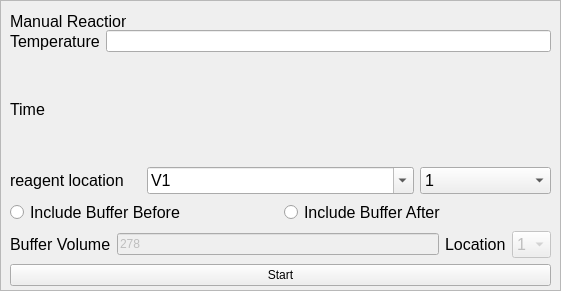
     <widget class="QFrame" name="frame_4">
      <property name="geometry">
       <rect>
        <x>10</x>
        <y>430</y>
        <width>561</width>
        <height>291</height>
       </rect>
      </property>
      <property name="frameShape">
       <enum>QFrame::StyledPanel</enum>
      </property>
      <property name="frameShadow">
       <enum>QFrame::Raised</enum>
      </property>
      <widget class="QLabel" name="Manualreactionlabel">
       <property name="geometry">
        <rect>
         <x>10</x>
         <y>10</y>
         <width>116</width>
         <height>22</height>
        </rect>
       </property>
       <property name="font">
        <font>
         <pointsize>12</pointsize>
        </font>
       </property>
       <property name="text">
        <string>Manual Reaction</string>
       </property>
      </widget>
      <widget class="QWidget" name="layoutWidget_22">
       <property name="geometry">
        <rect>
         <x>10</x>
         <y>30</y>
         <width>541</width>
         <height>256</height>
        </rect>
       </property>
       <layout class="QVBoxLayout" name="verticalLayout_12">
        <item>
         <layout class="QGridLayout" name="gridLayout_11">
          <item row="0" column="0">
           <layout class="QGridLayout" name="gridLayout_8">
            <item row="0" column="0">
             <widget class="QLabel" name="temperaturelabel">
              <property name="font">
               <font>
                <pointsize>12</pointsize>
               </font>
              </property>
              <property name="frameShape">
               <enum>QFrame::NoFrame</enum>
              </property>
              <property name="text">
               <string>Temperature</string>
              </property>
             </widget>
            </item>
            <item row="0" column="1">
             <widget class="QLineEdit" name="flUtilReactTemp"/>
            </item>
            <item row="2" column="0">
             <widget class="QLabel" name="timelabel">
              <property name="font">
               <font>
                <pointsize>12</pointsize>
               </font>
              </property>
              <property name="text">
               <string>Time</string>
              </property>
             </widget>
            </item>
           </layout>
          </item>
          <item row="1" column="0">
           <layout class="QGridLayout" name="gridLayout_10">
            <item row="0" column="0">
             <widget class="QLabel" name="Reagentlocationlabel">
              <property name="font">
               <font>
                <pointsize>12</pointsize>
               </font>
              </property>
              <property name="text">
               <string>reagent location</string>
              </property>
             </widget>
            </item>
            <item row="0" column="1" colspan="2">
             <widget class="QComboBox" name="flUtilReactValve">
              <property name="font">
               <font>
                <pointsize>12</pointsize>
               </font>
              </property>
              <property name="editable">
               <bool>true</bool>
              </property>
              <property name="currentIndex">
               <number>0</number>
              </property>
              <property name="modelColumn">
               <number>0</number>
              </property>
              <item>
               <property name="text">
                <string>V1</string>
               </property>
              </item>
              <item>
               <property name="text">
                <string>V2</string>
               </property>
              </item>
              <item>
               <property name="text">
                <string>V3</string>
               </property>
              </item>
             </widget>
            </item>
            <item row="0" column="3">
             <widget class="QComboBox" name="flUtilReactPort">
              <property name="font">
               <font>
                <pointsize>12</pointsize>
               </font>
              </property>
              <item>
               <property name="text">
                <string>1</string>
               </property>
              </item>
              <item>
               <property name="text">
                <string>2</string>
               </property>
              </item>
              <item>
               <property name="text">
                <string>3</string>
               </property>
              </item>
              <item>
               <property name="text">
                <string>4</string>
               </property>
              </item>
              <item>
               <property name="text">
                <string>5</string>
               </property>
              </item>
              <item>
               <property name="text">
                <string>6</string>
               </property>
              </item>
              <item>
               <property name="text">
                <string>7</string>
               </property>
              </item>
              <item>
               <property name="text">
                <string>8</string>
               </property>
              </item>
             </widget>
            </item>
            <item row="1" column="0" colspan="2">
             <widget class="QRadioButton" name="flUtilUseBufferBeforeRadioButton">
              <property name="font">
               <font>
                <pointsize>12</pointsize>
               </font>
              </property>
              <property name="acceptDrops">
               <bool>false</bool>
              </property>
              <property name="text">
               <string>Include Buffer Before</string>
              </property>
              <property name="checkable">
               <bool>true</bool>
              </property>
              <property name="checked">
               <bool>false</bool>
              </property>
              <property name="autoRepeat">
               <bool>true</bool>
              </property>
              <property name="autoExclusive">
               <bool>false</bool>
              </property>
             </widget>
            </item>
            <item row="1" column="2" colspan="2">
             <widget class="QRadioButton" name="flUtilUseBufferAfterRadioButton">
              <property name="font">
               <font>
                <pointsize>12</pointsize>
                <strikeout>false</strikeout>
                <kerning>true</kerning>
               </font>
              </property>
              <property name="mouseTracking">
               <bool>true</bool>
              </property>
              <property name="text">
               <string>Include Buffer After</string>
              </property>
              <property name="autoRepeat">
               <bool>true</bool>
              </property>
              <property name="autoExclusive">
               <bool>false</bool>
              </property>
             </widget>
            </item>
           </layout>
          </item>
          <item row="2" column="0">
           <layout class="QGridLayout" name="gridLayout_9">
            <item row="0" column="0">
             <widget class="QLabel" name="Buffervolumelabel">
              <property name="font">
               <font>
                <pointsize>12</pointsize>
               </font>
              </property>
              <property name="text">
               <string>Buffer Volume</string>
              </property>
             </widget>
            </item>
            <item row="0" column="1">
             <widget class="QLineEdit" name="flUtilReactBufferVolume">
              <property name="enabled">
               <bool>false</bool>
              </property>
              <property name="text">
               <string>278</string>
              </property>
             </widget>
            </item>
            <item row="0" column="2">
             <widget class="QLabel" name="Bufferlocationlabel">
              <property name="font">
               <font>
                <pointsize>12</pointsize>
               </font>
              </property>
              <property name="text">
               <string>Location</string>
              </property>
             </widget>
            </item>
            <item row="0" column="3">
             <widget class="QComboBox" name="flUtilReactBufferPort">
              <property name="enabled">
               <bool>false</bool>
              </property>
              <property name="font">
               <font>
                <pointsize>12</pointsize>
               </font>
              </property>
              <item>
               <property name="text">
                <string>1</string>
               </property>
              </item>
              <item>
               <property name="text">
                <string>2</string>
               </property>
              </item>
              <item>
               <property name="text">
                <string>3</string>
               </property>
              </item>
              <item>
               <property name="text">
                <string>4</string>
               </property>
              </item>
              <item>
               <property name="text">
                <string>5</string>
               </property>
              </item>
              <item>
               <property name="text">
                <string>6</string>
               </property>
              </item>
              <item>
               <property name="text">
                <string>7</string>
               </property>
              </item>
              <item>
               <property name="text">
                <string>8</string>
               </property>
              </item>
             </widget>
            </item>
           </layout>
          </item>
         </layout>
        </item>
        <item>
         <widget class="QPushButton" name="flUtilStartReact">
          <property name="text">
           <string>Start</string>
          </property>
         </widget>
        </item>
       </layout>
      </widget>
      <zorder>layoutWidget_22</zorder>
      <zorder>Manualreactionlabel</zorder>
     </widget>
